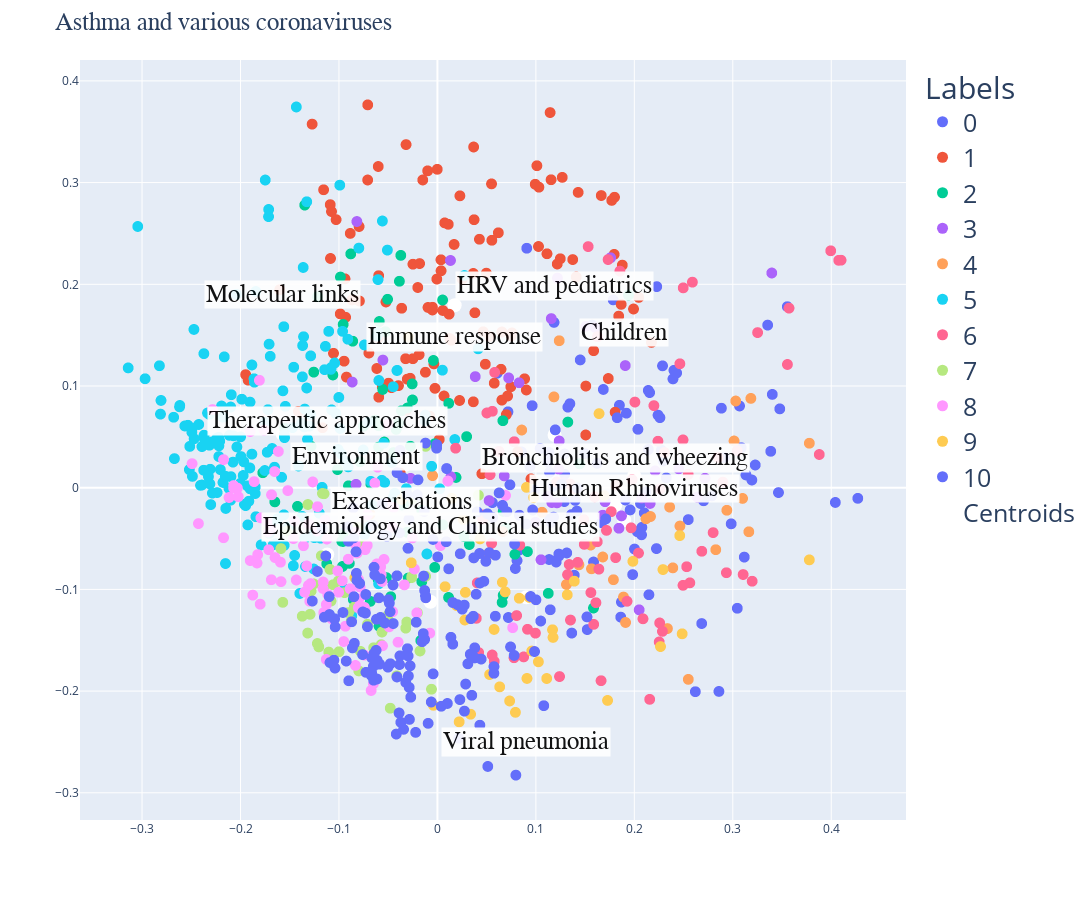

The cell this chart's notebook holds for it:
### Code cell
fig_clusters_before.update_layout(
    xaxis_title = "",
    yaxis_title= "",
    autosize=False,
    width=1200,
    height=900)
